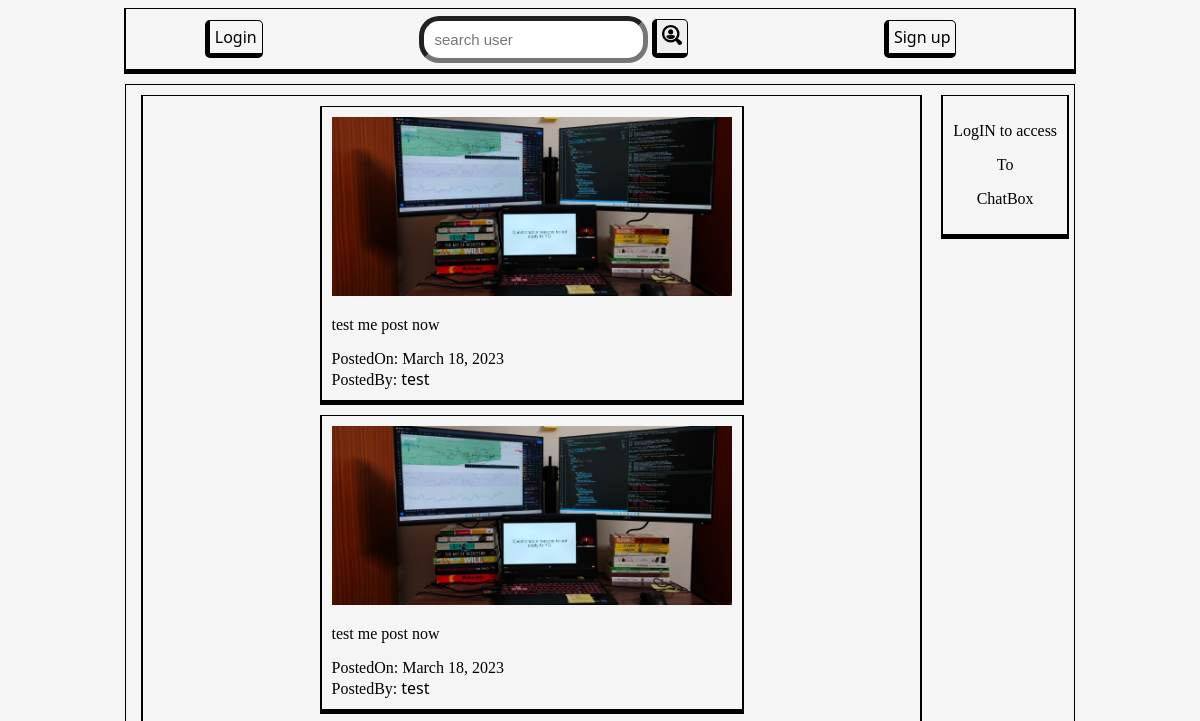
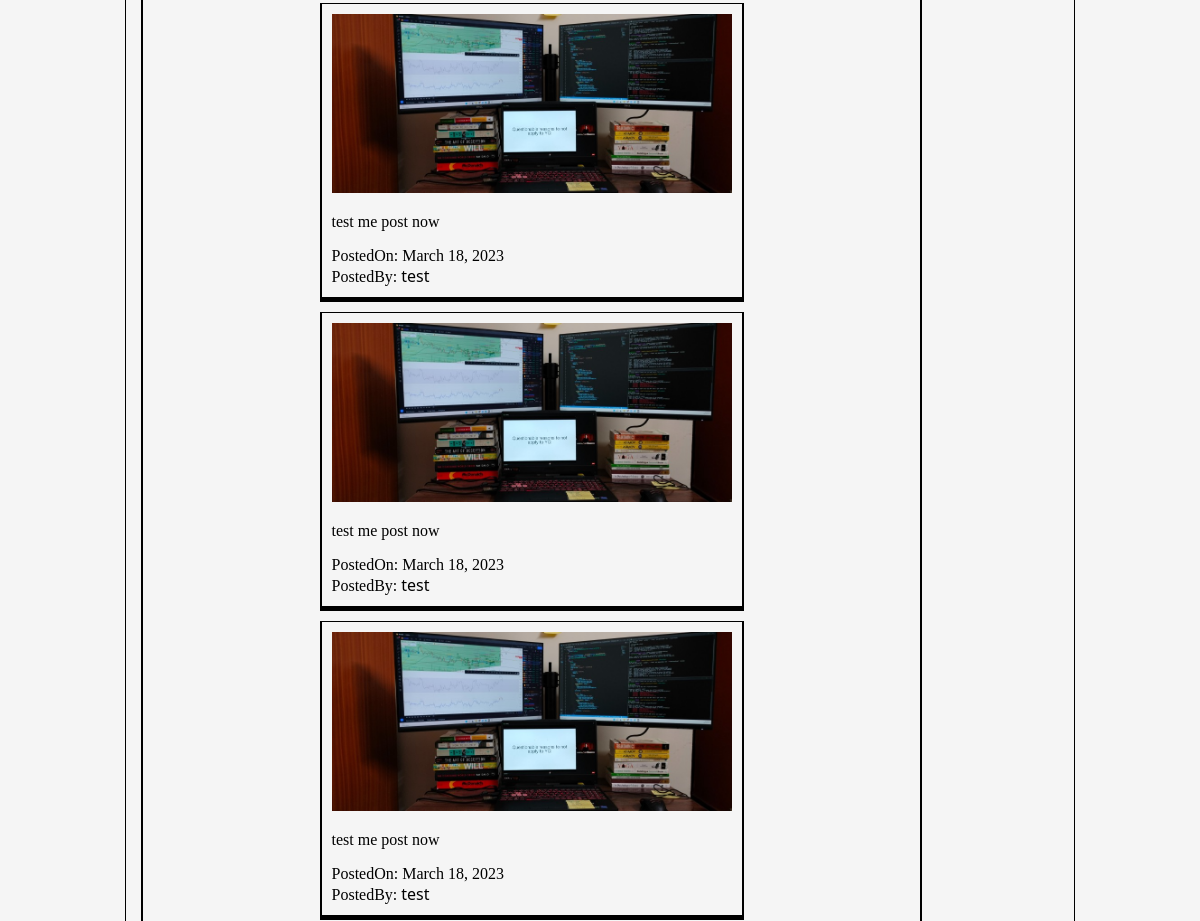
The app's page / (upper part), older data (2 pictures, top to bottom).
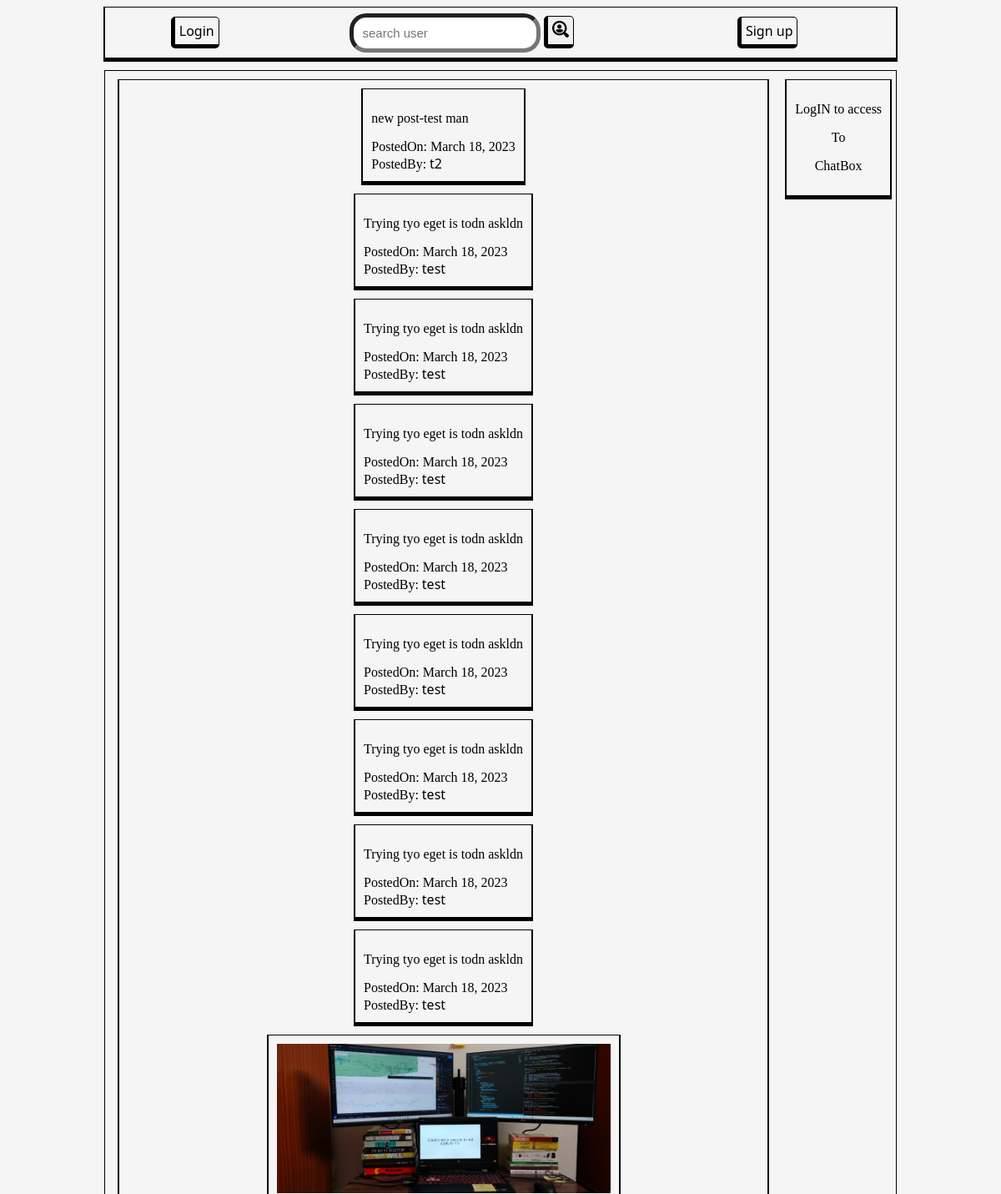
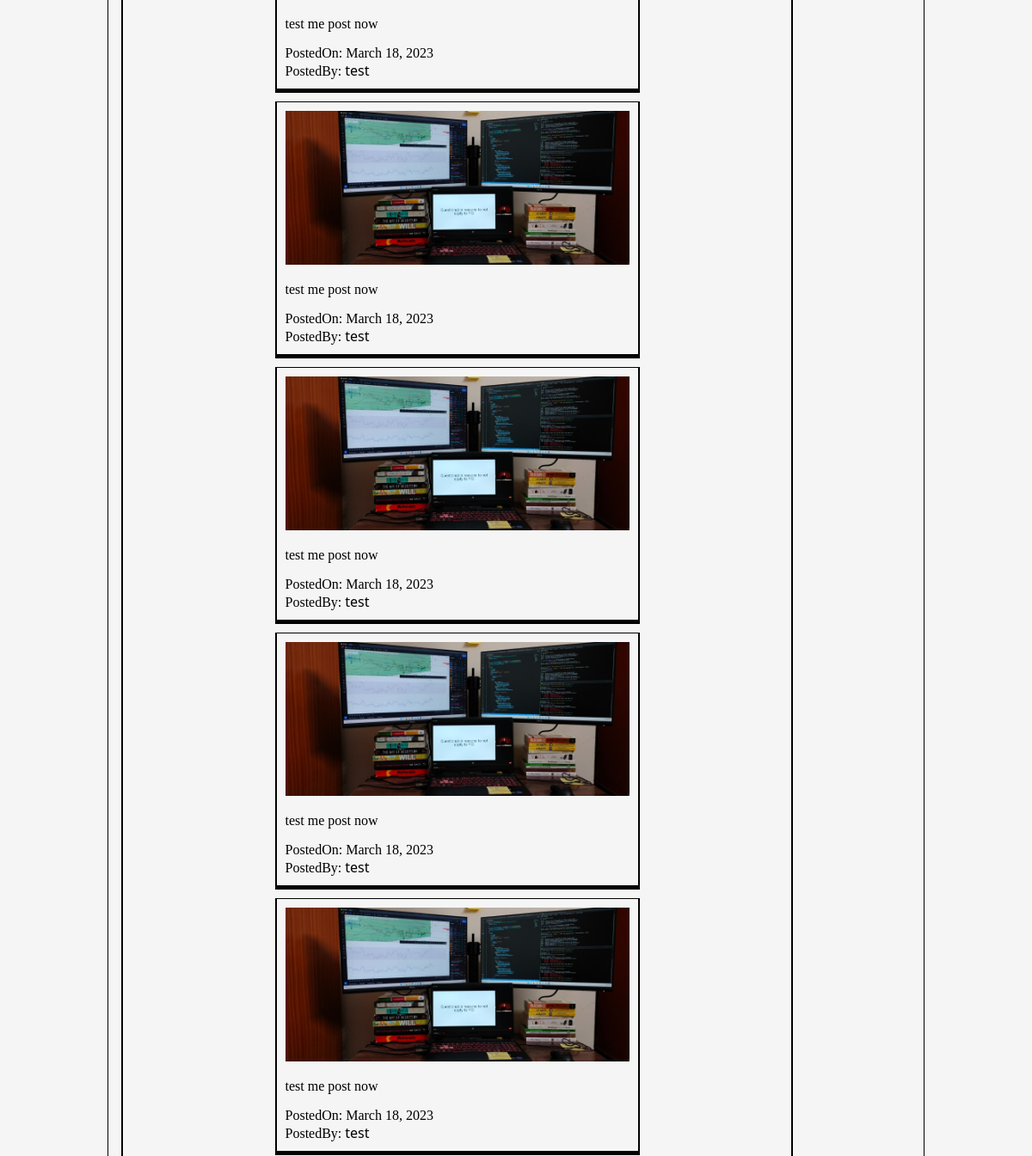
The same page, newer data (2 pictures, top to bottom).
### socialmedia/models.py (models this page shows)
class Post(models.Model):
    postId = models.AutoField(primary_key=True)
    user = models.ForeignKey(User, on_delete=models.DO_NOTHING, related_name='posts')
    postDate = models.DateField(null=True)
    text = models.CharField(max_length=250)
    likes = models.IntegerField(null=True)
    media = models.ImageField(upload_to='post')

### socialmedia/views.py (the view, shortened to what this page needs)
# urls.py: path('', views.PostView.as_view(), name='home'),
class PostView(APIView):
    renderer_classes = [TemplateHTMLRenderer]
    template_name = 'home_base.html'
    def get(self, request):
        user = request.user
        queryset = Post.objects.all().order_by('-postId')
        return Response({'posts':queryset, 'user_profile':None, 'img_url':None, 'user':user,'following_list':None})

### socialmedia/templates/home_base.html (shortened to what this page needs)
{% include "./header.html" %}
<body class="column">
  {% include "./nav.html" %}
  <div class="mainBody">
    <div>
      {% block content %} {% include "./home_feed.html"%} {% endblock %}
    </div>
    <div>{% block sidebar %} {% include "./sidebar.html" %} {% endblock %}</div>
  </div>
</body>

### socialmedia/templates/home_feed.html
<div class="column boderDiv" style='padding:10px; margin: 10px;' >
    {% for post in posts %}
    <div class="boderDiv" style='padding:10px'>
      {% if post.media %}
      <div>
        <img class="post-img" src="{{ post.media.url }}" style="max-height: 400px; max-width: 400px;">
      </div>
      {% endif %}
      <div>
        <div style="max-width: 800px;">
          <p style="word-wrap: break-word;">
            {{ post.text }}
          </p>
        </div>
        <div>
          PostedOn: {{ post.postDate }}
        </div>
        <div>
          PostedBy: <a href="/{{ post.user }}">{{ post.user }}</a>
        </div>
      </div>
    </div>
    {% endfor %}
  </div>

Row changes from the older to the newer data that the page shows:
added Post: text "new post-test man", postDate "March 18, 2023", user "t2"
added Post: text "Trying tyo eget is todn askldn", postDate "March 18, 2023", user "test"
added Post: text "Trying tyo eget is todn askldn", postDate "March 18, 2023", user "test"
added Post: text "Trying tyo eget is todn askldn", postDate "March 18, 2023", user "test"
added Post: text "Trying tyo eget is todn askldn", postDate "March 18, 2023", user "test"
added Post: text "Trying tyo eget is todn askldn", postDate "March 18, 2023", user "test"
added Post: text "Trying tyo eget is todn askldn", postDate "March 18, 2023", user "test"
added Post: text "Trying tyo eget is todn askldn", postDate "March 18, 2023", user "test"
added Post: text "Trying tyo eget is todn askldn", postDate "March 18, 2023", user "test"
